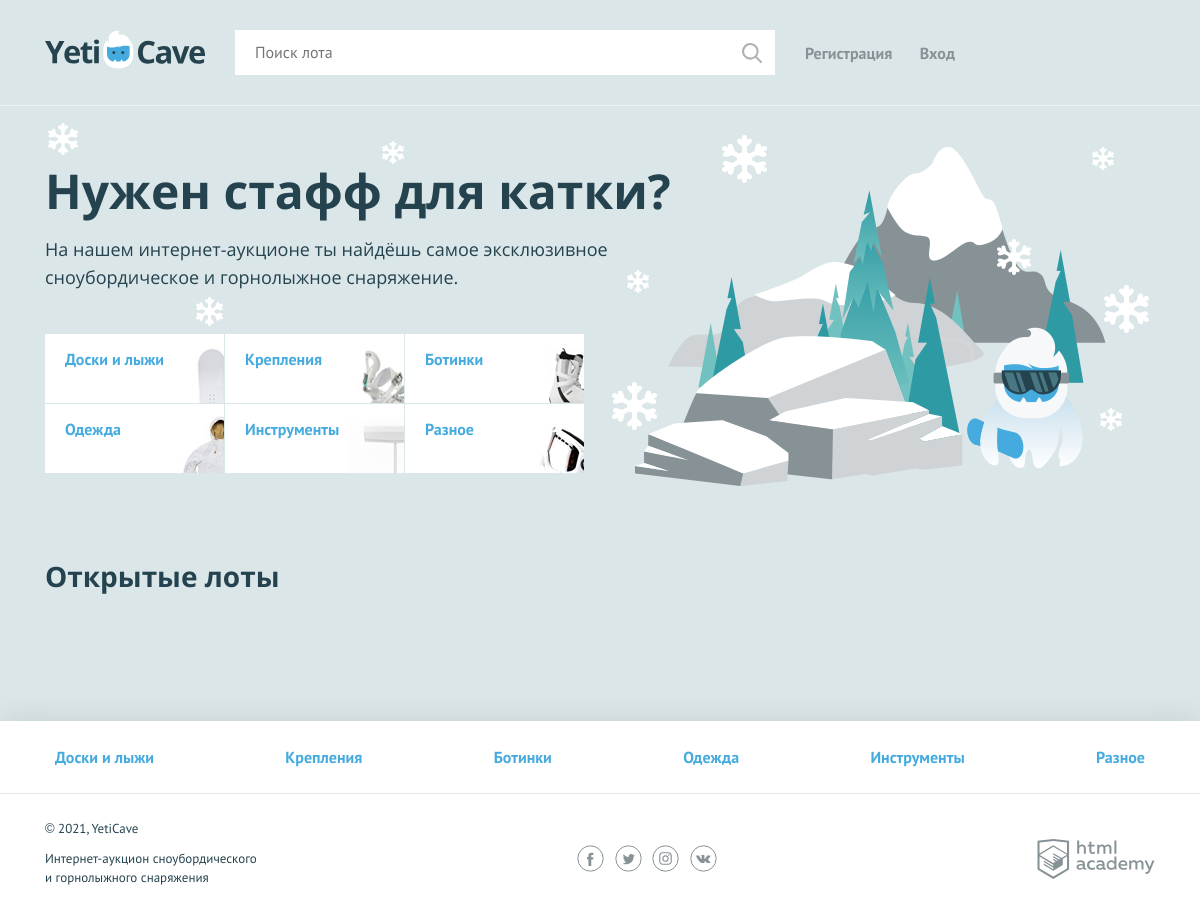
Before: / with the older database file.
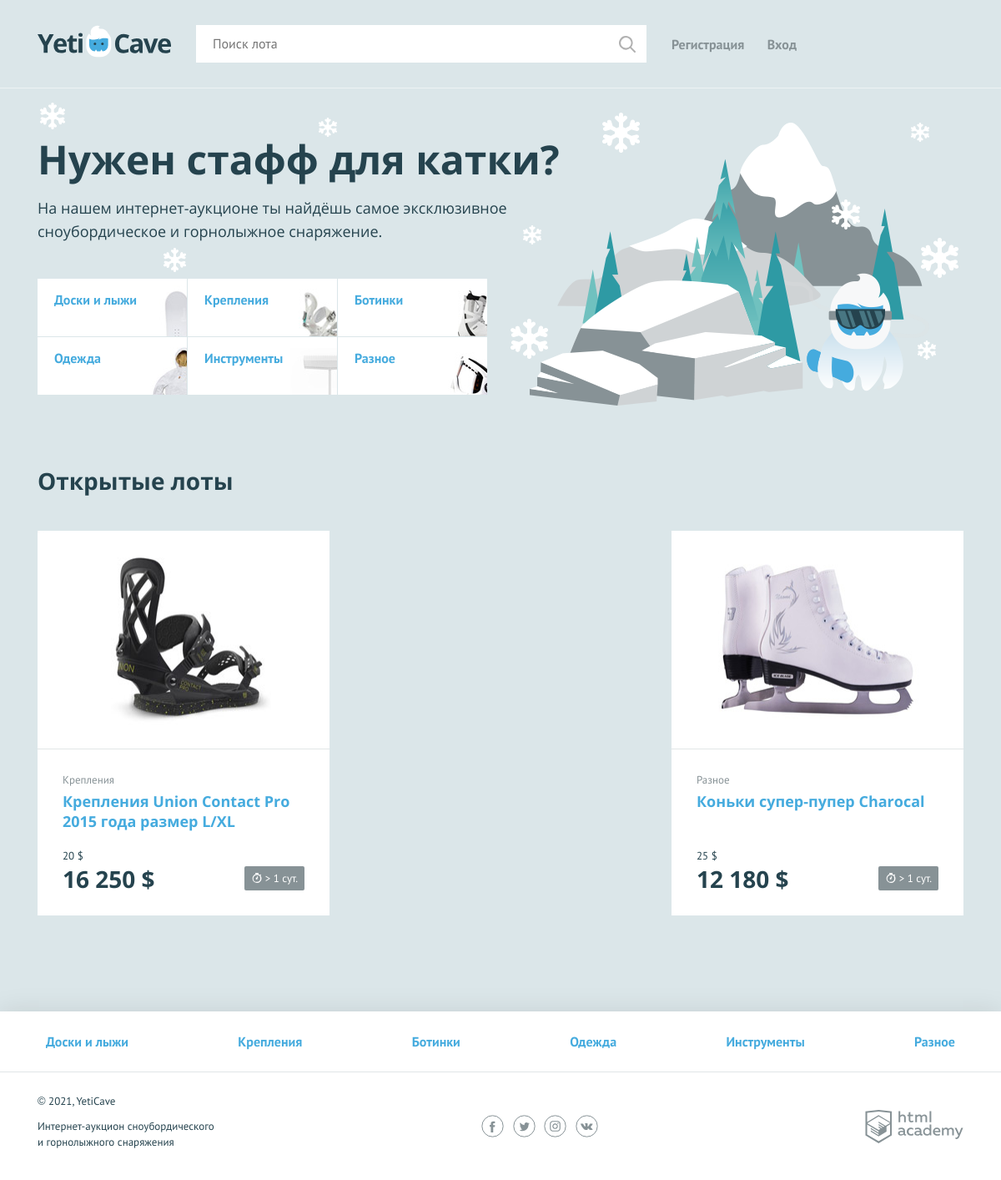
After: the same page with the newer database file.
### tables this page shows
CREATE TABLE `categorys` (
  `id` int(11) NOT NULL,
  `name` varchar(100) NOT NULL DEFAULT '-',
  `code` varchar(30) NOT NULL DEFAULT '-'
);

CREATE TABLE `lotes` (
  `id` int(11) NOT NULL,
  `id_parent` int(11) NOT NULL DEFAULT '-1',
  `name` varchar(255) NOT NULL DEFAULT '-',
  `cat` int(2) NOT NULL DEFAULT '5',
  `text` text,
  `begin_cost` int(11) NOT NULL DEFAULT '0',
  `cost` int(11) NOT NULL DEFAULT '0',
  `img` varchar(255) NOT NULL DEFAULT '#',
  `date_end` datetime NOT NULL,
  `id_winer` int(11) NOT NULL DEFAULT '-1',
  `sended` tinyint(1) NOT NULL DEFAULT '0'
);

### libs/DB.php (called while the page is built, shortened)
<?php
class DB {
    static public $mysqli = array();
    static public $connect = array();
    static public function _($key = 0) {
        if(!isset(self::$mysqli[$key])) {
            if(!isset(self::$connect['local'])) {
                self::$connect['local'] = Core::$DB_LOCAL;
            }
            if(!isset(self::$connect['login'])) {
                self::$connect['login'] = Core::$DB_LOGIN;
            }
            if(!isset(self::$connect['pass'])) {
                self::$connect['pass'] = Core::$DB_PASS;
            }
            if(!isset(self::$connect['name'])) {
                self::$connect['name'] = Core::$DB_NAME;
            }
            self::$mysqli[$key] = new mysqli(self::$connect['local'], self::$connect['login'], self::$connect['pass'], self::$connect['name']);
        }
        return(self::$mysqli[$key]);
    }
}

### libs/default.php (called while the page is built, shortened)
<?php
function format_time_lost($data_end) {
    $datetime1 = strtotime($data_end);
    $datetime2 = strtotime(date('Y-m-d H:i:s'));
    $interval = $datetime1 - $datetime2;
    $hour = floor($interval / 3600);
    $min  = floor(($interval - $hour * 3600) / 60);
    return [$hour, $min];
}
function format_cost($cost = 0) {
    $ans = ceil($cost);
    if ($ans >= 1000) {
        $ans = number_format($cost, 0, '.', ' ');
    }
    $ans .=' $';
    return $ans;
}
function q($query, $key = 0) {
    $res = DB::_($key)->query($query);
    return $res;
}
function out_secur($var) {
    if (!is_array($var)) {
        $var = htmlspecialchars($var);
    } else {
        $var = array_map('out_secur', $var);
    }
    return $var;
}

### helpers.php (called while the page is built, shortened)
<?php
function include_template($name, array $data = []) {
    $controller = 'controllers/' . $name;
    $name = 'templates/' . $name;
    extract($data);
    require $name;
    $result = ob_get_clean();
    return $result;
}

### templates/main.php (the view)
<main class="container">
    <section class="promo">
        <h2 class="promo__title">Нужен стафф для катки?</h2>
        <p class="promo__text">На нашем интернет-аукционе ты найдёшь самое эксклюзивное сноубордическое и горнолыжное снаряжение.</p>
        <ul class="promo__list">
            <?php foreach($cats as $v): ?>
                <li class="promo__item promo__item--<?=$v['code']?>">
                    <a class="promo__link" href="/all-lots?cat=<?=$v['code']?>"><?=out_secur($v['name'])?></a>
                </li>
            <?php endforeach; ?>
        </ul>
    </section>
    <section class="lots">
        <div class="lots__header">
            <h2>Открытые лоты</h2>
        </div>
        <ul class="lots__list">
            <?php foreach($two_cats as $v) {
                $end_time = format_time_lost($v['date_end']);
                ?>
                <li class="lots__item lot" data-end="<?=out_secur($v['date_end'])?>">
                    <div class="lot__image">
                        <img src="<?=out_secur($v['img'])?>" width="350" height="260" alt="">
                    </div>
                    <div class="lot__info">
                        <span class="lot__category"><?=out_secur($v['CAT_NAME'])?></span>
                        <h3 class="lot__title"><a class="text-link" href="/lot/<?=$v['id']?>"><?=out_secur($v['name'])?></a></h3>
                        <div class="lot__state">
                            <div class="lot__rate">
                                <span class="lot__amount"><?=format_cost($v['cost'])?></span>
                                <span class="lot__cost"><?=format_cost($v['begin_cost'])?></span>
                            </div>
                            <div class="lot__timer timer <?php if((int)$end_time[0] < 1) { echo 'timer--finishing'; } ?>">
                                <?php if((int)$end_time[0] < 24) { ?>
                                <?=str_pad($end_time[0], 2, "0", STR_PAD_LEFT).':'.str_pad($end_time[1], 2, "0", STR_PAD_LEFT)?>
                                <?php } else { ?>
                                > <?=floor($end_time[0]/24)?> сут.
                                <?php } ?>
                            </div>
                        </div>
                    </div>
                </li>
            <?php } ?>
        </ul>
    </section>
</main>

### index.php (shortened to what this page needs)
<?php
include_once './libs/default.php';
include_once './helpers.php';
if (empty($GET_EDIT['module'])) {
    $GET_EDIT['module'] = 'main';
}
if (empty($GET_EDIT['page'])) {
    $GET_EDIT['page'] = 'main';
}
$page_name = 'Главная';
if (isset($_SESSION['user'])) {
    $is_auth = 1;
    $user_name = $_SESSION['user']['login'];
} else {
    $user_name = '';
    $is_auth = 0;
}
$cats = [];
$ask = q("
SELECT * FROM `categorys`
");
if ($ask->num_rows) {
    while($row = $ask->fetch_assoc()) {
        $cats[] = $row;
    }
}
$two_cats = [];
switch($GET_EDIT['module']) {
    case 'main':
        $ask = q("SELECT lotes.id, lotes.name, lotes.img, lotes.id_parent, lotes.cat, lotes.begin_cost, lotes.cost, lotes.date_end, categorys.id AS CAT_ID, categorys.name AS CAT_NAME FROM `lotes`
        LEFT JOIN `categorys`
            ON lotes.cat = categorys.id
            WHERE lotes.date_end >= '".date('Y-m-d H:i:s')."'
            ORDER BY lotes.date_end ASC
        ");
        if ($ask->num_rows) {
            while($row = $ask->fetch_assoc())  {
                $two_cats[] = $row;
            }
        }
        break;
}
echo include_template('layout.php', ['content'=>$GET_EDIT['module'], 'page_name'=>$page_name, 'user_name'=>$user_name, 'is_auth'=>$is_auth, 'cats'=>$cats, 'two_cats'=>$two_cats]);

### templates/layout.php (shortened to what this page needs)
<!DOCTYPE html>
<html lang="ru">
<head>
    <link href="../css/normalize.min.css" rel="stylesheet">
    <link href="../css/style.css" rel="stylesheet">
    <link href="../css/flatpickr.min.css" rel="stylesheet">
</head>
<body>
<div class="page-wrapper">
    <header class="main-header">
        <div class="main-header__container container">
            <a class="main-header__logo" href="/">
                <img src="../img/logo.svg" width="160" height="39" alt="Логотип компании YetiCave">
            </a>
            <form class="main-header__search" method="get" action="/search" autocomplete="off">
                <input type="search" value="<?=!empty($_GET['search']) ? out_secur($_GET['search']) : ''?>" name="search" placeholder="Поиск лота">
                <input class="main-header__search-btn" type="submit" name="find" value="Найти">
            </form>
            <nav class="user-menu">
                <?php if($is_auth === 1) { ?>
                    <div class="user-menu__logged">
                        <p><?=out_secur($user_name)?></p>
                        <a class="user-menu__bets" href="/my-bets">Мои ставки</a>
                        <a class="user-menu__logout" href="/logout">Выход</a>
                    </div>
                <?php } else { ?>
                    <ul class="user-menu__list">
                        <li class="user-menu__item">
                            <a href="/sign-up">Регистрация</a>
                        </li>
                        <li class="user-menu__item">
                            <a href="/login">Вход</a>
                        </li>
                    </ul>
                <?php } ?>
            </nav>
        </div>
    </header>
<?=include_template($content.'.php', ['cats'=>$cats, 'two_cats'=>$two_cats])?>
</div>
<footer class="main-footer">
    <nav class="nav">
        <ul class="nav__list container">
            <?php foreach($cats as $v) : ?>
                <li class="nav__item">
                    <a href="/all-lots?cat=<?=$v['code']?>"><?=out_secur($v['name'])?></a>
                </li>
            <?php endforeach; ?>
        </ul>
    </nav>
    <div class="main-footer__bottom container">
        <div class="main-footer__copyright">
            <p>© <?=date('Y')?>, YetiCave</p>
            <p>Интернет-аукцион сноубордического и горнолыжного снаряжения</p>
        </div>
        <div class="main-footer__social social">
            <a class="social__link social__link--facebook" href="#">
            </a>
            <a class="social__link social__link--twitter" href="#">
            </a>
            <a class="social__link social__link--instagram" href="#">
            </a>
            <a class="social__link social__link--vkontakte" href="#">
            </a>
        </div>
        <div class="main-footer__developed-by">
            <a class="logo-academy" href="https://htmlacademy.ru/intensive/php">
            </a>
        </div>
    </div>
</footer>
</body>
</html>

Changed rows visible on the page:
now on this page (row edited): lotes: img (picture), categorys.name "Крепления", name "Крепления Union Contact Pro 2015 года размер L/XL", cost "20 $", begin_cost "16 250 $", floor($end_time[0]/24) "1"
now on this page (row edited): lotes: img (picture), categorys.name "Разное", name "Коньки супер-пупер Charocal", cost "25 $", begin_cost "12 180 $", floor($end_time[0]/24) "1"
